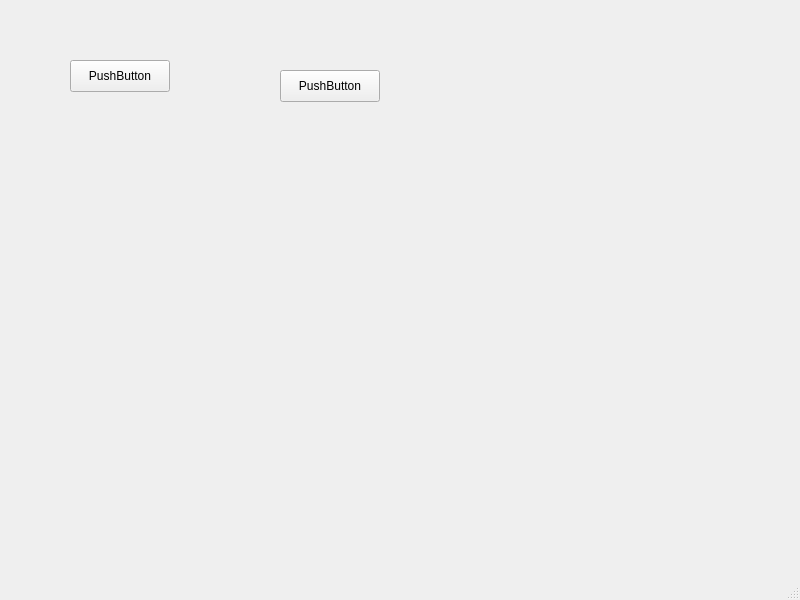
<?xml version="1.0" encoding="UTF-8"?>
<ui version="4.0">
 <class>MainWindow</class>
 <widget class="QMainWindow" name="MainWindow">
  <property name="geometry">
   <rect>
    <x>0</x>
    <y>0</y>
    <width>800</width>
    <height>600</height>
   </rect>
  </property>
  <property name="windowTitle">
   <string>MainWindow</string>
  </property>
  <widget class="QWidget" name="centralwidget">
   <widget class="QPushButton" name="pushButton1">
    <property name="geometry">
     <rect>
      <x>70</x>
      <y>60</y>
      <width>100</width>
      <height>32</height>
     </rect>
    </property>
    <property name="text">
     <string>PushButton</string>
    </property>
   </widget>
   <widget class="QPushButton" name="pushButton2">
    <property name="geometry">
     <rect>
      <x>280</x>
      <y>70</y>
      <width>100</width>
      <height>32</height>
     </rect>
    </property>
    <property name="text">
     <string>PushButton</string>
    </property>
   </widget>
  </widget>
  <widget class="QMenuBar" name="menubar">
   <property name="geometry">
    <rect>
     <x>0</x>
     <y>0</y>
     <width>800</width>
     <height>36</height>
    </rect>
   </property>
  </widget>
  <widget class="QStatusBar" name="statusbar"/>
 </widget>
 <resources/>
 <connections/>
</ui>
